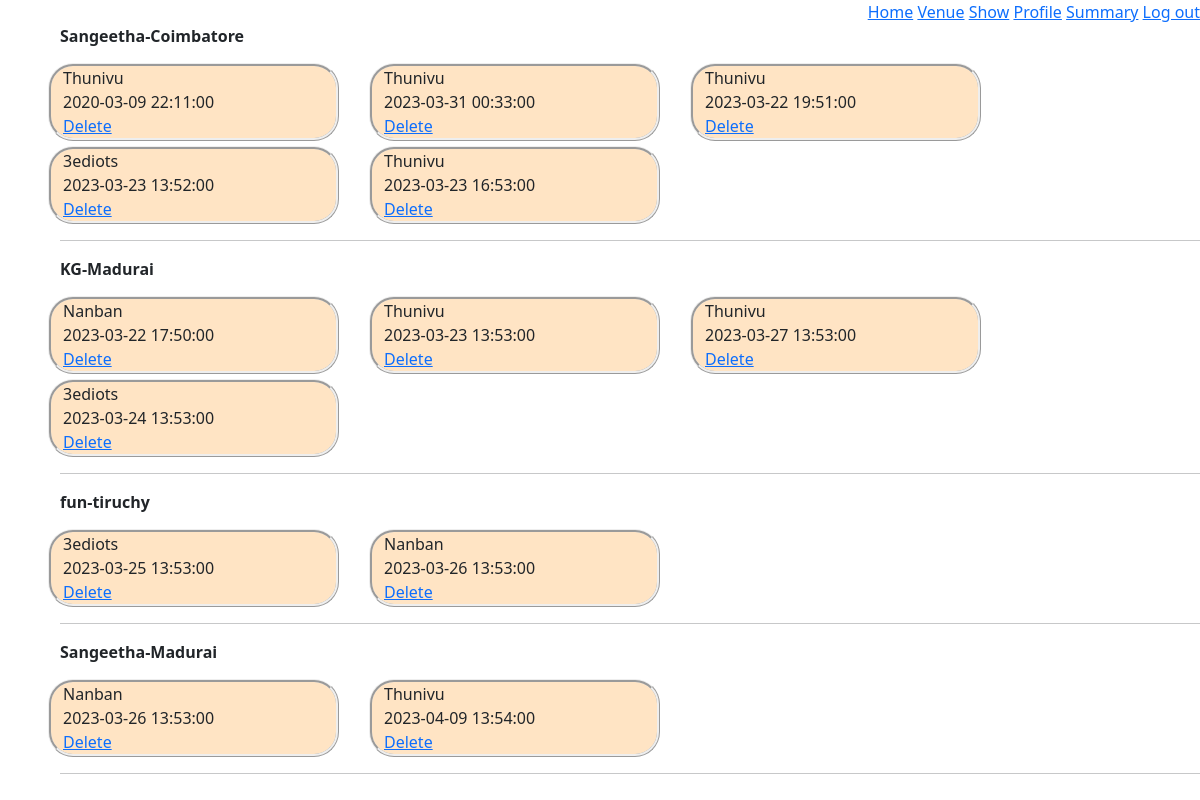
The app's page /admin/1/archive with its own data.
### models/module.py (models this page shows)
class Venue(db.Model):
    venue_id = db.Column(db.Integer, autoincrement=True, primary_key=True)
    venue_name = db.Column(db.String(), nullable=False)
    place = db.Column(db.String())
    location = db.Column(db.String(), nullable=False)
    max_capacity = db.Column(db.Integer, nullable=False)
    fare2D = db.Column(db.Integer, nullable=False)
    fare3D = db.Column(db.Integer, nullable=False)
    venueShows = db.relationship("Show",
                                 backref="venues",
                                 secondary="show_venue")

class Show(db.Model):
    show_id = db.Column(db.Integer, autoincrement=True, primary_key=True)
    show_name = db.Column(db.String(), unique=True, nullable=False)
    min_fare = db.Column(db.Integer, nullable=False)
    duration = db.Column(db.Integer, nullable=False)
    is3d = db.Column(db.Boolean, nullable=False)
    tags = db.relationship("Showtag", backref="shows")

class ShowVenue(db.Model):
    sv_id = db.Column(db.Integer, autoincrement=True, primary_key=True)
    show_id = db.Column(db.Integer,
                        db.ForeignKey("show.show_id"),
                        nullable=False)
    venue_id = db.Column(db.Integer,
                         db.ForeignKey("venue.venue_id"),
                         nullable=False)
    time = db.Column(db.DateTime, nullable=False)

### app.py (the view)
@app.route("/admin/<int:a_id>/archive", methods={"GET", "POST"})
def adminarchive(a_id):
    v = Venue.query.all()
    list = []
    total = 0
    for e in v:
        allVenueShow = ShowVenue.query.filter(
            ShowVenue.venue_id == e.venue_id, ShowVenue.time <= datetime.now()
        ).all()
        eachjson = {}
        eachjson["venue_id"] = e.venue_id
        eachjson["venue_name"] = e.venue_name
        eachjson["place"] = e.place
        eachjson["location"] = e.location
        eachjson["shows"] = []
        total += len(allVenueShow)
        for ee in allVenueShow:
            currentShow = Show.query.filter_by(show_id=ee.show_id).first()
            innerjson = {}
            innerjson["sv_id"] = ee.sv_id
            innerjson["time"] = ee.time
            innerjson["show_name"] = currentShow.show_name
            eachjson["shows"].append(innerjson)
        list.append(eachjson)
    return render_template("admin/archive.html", Venue=list, adminId=a_id, total=total)

### templates/admin/archive.html (shortened to what this page needs)
<!DOCTYPE html>
<html>
<head>
  <link href="https://cdn.jsdelivr.net/npm/bootstrap@5.3.0-alpha1/dist/css/bootstrap.min.css" rel="stylesheet"
 />
  <link rel="stylesheet" href="https://cdnjs.cloudflare.com/ajax/libs/font-awesome/4.7.0/css/font-awesome.min.css" />
</head>
<body>
  <div style="text-align: right">
    <a href="/admin/{{adminId}}/home">Home</a>
    <a href="/admin/{{adminId}}/venue">Venue</a>
    <a href="/admin/{{adminId}}/show">Show</a>
    <a href="/admin/{{adminId}}/profile">Profile</a>
    <a href="/admin/{{adminId}}/summary">Summary</a>
    <a href="/admin/login">Log out</a>
  </div>
  <div style="margin-left: 5%">
    {% if total ==0 %}
    <h4 style="text-align: center;">No Show is completed. If any show completed it will displayed in this page</h4>
    {%else%}
    {%for each in Venue%}
    {% if each.shows|length >0 %}
    <b>{{each.venue_name}}-{{each.location}}&emsp;</b>
    <div class="row" style="margin-top: 10px">
      {%for each1 in each.shows%}
      <div id="small" class="col-md-3">
        <label>{{each1.show_name}}</label><br />
        <label>{{each1.time}}</label><br />
        <a name="delete"
          onclick="return window.confirm('Deleting this Allocation, will also delete all the booking related to it. Are you sure, you want to delete it?')"
          href="/admin/{{adminId}}/delete/{{each1.sv_id}}">Delete</a>
      </div>
      {%endfor%}
    </div>
    <hr />
    {%endif%}
    {%endfor%}
    {%endif%}
  </div>
</body>
</html>

### templates/admin/archive.html (style rules this page uses)
#small { border-style: ridge; margin-right: 30px; margin-top: 5px; border-radius: 25px; background-color: bisque; }

### records on screen
Venue: venue_name "Sangeetha", location "Coimbatore"
Show: show_name "Thunivu", time "2020-03-09 22:11:00", time "2023-03-31 00:33:00", time "2023-03-22 19:51:00", time "2023-03-23 16:53:00", time "2023-03-23 13:53:00", time "2023-03-27 13:53:00", time "2023-04-09 13:54:00"
Show: show_name "3ediots", time "2023-03-23 13:52:00", time "2023-03-24 13:53:00", time "2023-03-25 13:53:00"
Venue: venue_name "KG", location "Madurai"
Show: show_name "Nanban", time "2023-03-22 17:50:00", time "2023-03-26 13:53:00"
Venue: venue_name "fun", location "tiruchy"
Venue: venue_name "Sangeetha", location "Madurai"
